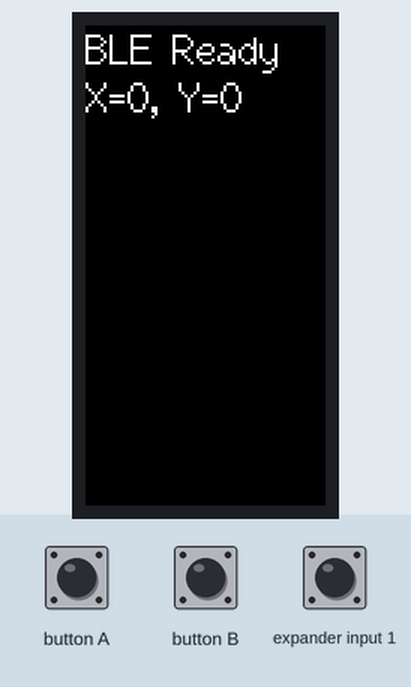
This sketch was run on a simulated ESP32. Parts: 80×160 colour display. Wiring (inferred from the names in the program): PCF8574 port expander at I2C address 0x38. The inputs (shaded band) are chosen by the test bench; at power-on: expander input 1 HIGH. USB keyboard and mouse output is not drawn.

Above: at 1.3 s.
1.4 s: expander input 1 pulled LOW for 0.15 s
At 1.58 s:
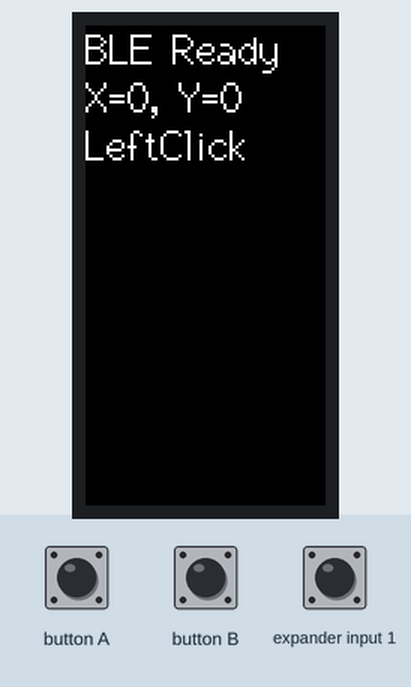
Timing chart, 0 to 4.4 s (numbered marks = the images above; inputs shaded):
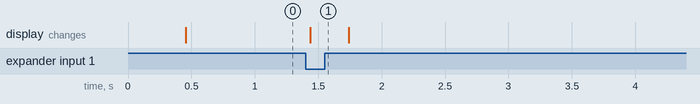

The sketch:

m5stickc-mouse.ino
```cpp
#include <cmath>

#include <M5StickC.h>

#include <BLEDevice.h>
#include <BleMouse.h>

#include "joystick-position.h"
#include "joystick-hat.h"

namespace {
    std::string device_name("M5StickC Mouse");
    std::string device_manufacture("nnm_t");

    constexpr const int8_t divider = 8;
    constexpr const int8_t threshold = 3;

    BleMouse ble_mouse(device_name, device_manufacture, 100);
    JoystickHat joystick;
}

void setup()
{
    M5.begin();
    ble_mouse.begin();
    joystick.begin();

    M5.Lcd.setTextFont(2);
}

void loop()
{
    M5.update();

    if (ble_mouse.isConnected())
    {
        M5.Lcd.drawString("BLE Ready", 0, 0);
    }

    const JoystickPosition pos = joystick.read();

    M5.Lcd.fillRect(0, 32, 80, 16, TFT_BLACK);
    if (pos.getIsPressed())
    {
        ble_mouse.press(MOUSE_LEFT);
        M5.Lcd.drawString("LeftClick", 0, 32);
    }
    else
    {
        ble_mouse.release(MOUSE_LEFT);
    }

    // 相対値
    int8_t x = pos.getX() / divider;
    int8_t y = pos.getY() * -1 / divider;
    M5.Lcd.fillRect(0, 16, 80, 16, TFT_BLACK);
    M5.Lcd.drawString("X=" + String(x) + ", Y=" + String(y), 0, 16);
    if (std::abs(x) < threshold && std::abs(y) < threshold)
    {
        // しきい値以下は無視
    }
    else
    {
        ble_mouse.move(x, y, 0, 0);
    }

    delay(10);
}
```

joystick-hat.cpp
```cpp
#include "joystick-hat.h"

void JoystickHat::begin(const uint8_t sda, const uint8_t scl)
{
    _wire->begin(sda, scl);
}

const JoystickPosition JoystickHat::read()
{
    _wire->beginTransmission(i2c_address);
    _wire->write(reg_read_3bytes);
    _wire->endTransmission();

    _wire->requestFrom(i2c_address, request_read_3bytes);

    if (_wire->available()) {
        int8_t x = _wire->read();
        int8_t y = _wire->read();
        int8_t is_not_pressed = _wire->read();

        return JoystickPosition(x, y, is_not_pressed == 0);
    }

    return JoystickPosition::Zero();
}
```

joystick-hat.h
```cpp
#pragma once

#include <Arduino.h>
#include <M5StickC.h>

#include "joystick-position.h"

class JoystickHat
{
    static constexpr const uint8_t i2c_address = 0x38;
    static constexpr const uint8_t reg_read_3bytes = 0x02;
    static constexpr const uint8_t request_read_3bytes = 3;

    TwoWire* const _wire;

public:
    JoystickHat(TwoWire* const wire = &Wire) : _wire(wire)
    {

    }

    void begin(const uint8_t sda = 0, const uint8_t scl = 26);

    const JoystickPosition read();
};
```

joystick-position.h
```cpp
#pragma once

#include <Arduino.h>

class JoystickPosition
{
    const int8_t _x;
    const int8_t _y;
    const bool _is_pressed;

public:
    JoystickPosition(const int8_t x, const int8_t y, const bool is_pressed) : _x(x), _y(y), _is_pressed(is_pressed)
    {

    }

    static const JoystickPosition Zero()
    {
        return JoystickPosition(0, 0, false);
    }

    const int8_t getX() const
    {
        return _x;
    }

    const int8_t getY() const
    {
        return _y;
    }

    const bool getIsPressed() const
    {
        return _is_pressed;
    }
};
```

Measured:
- after the input at 1.4 s, the display: changes at once (image 1)
